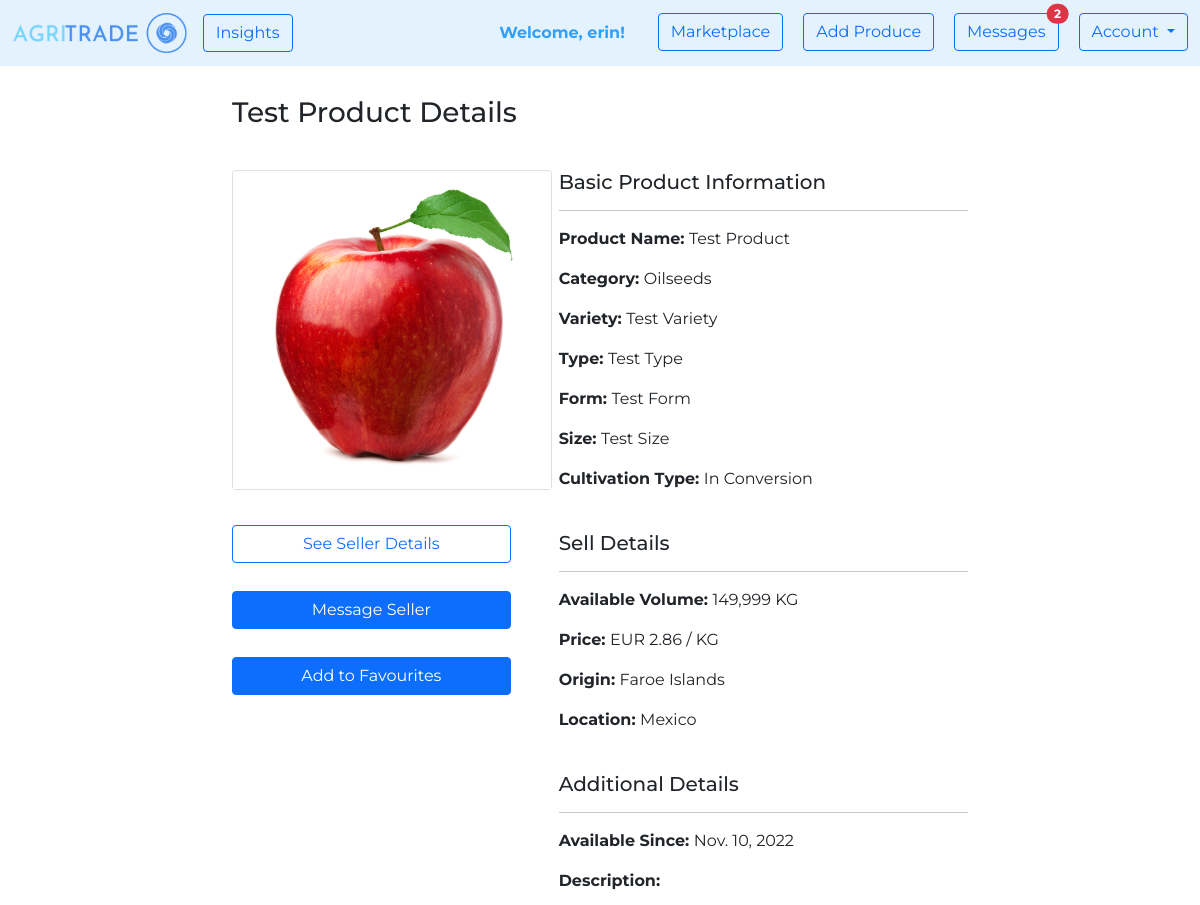
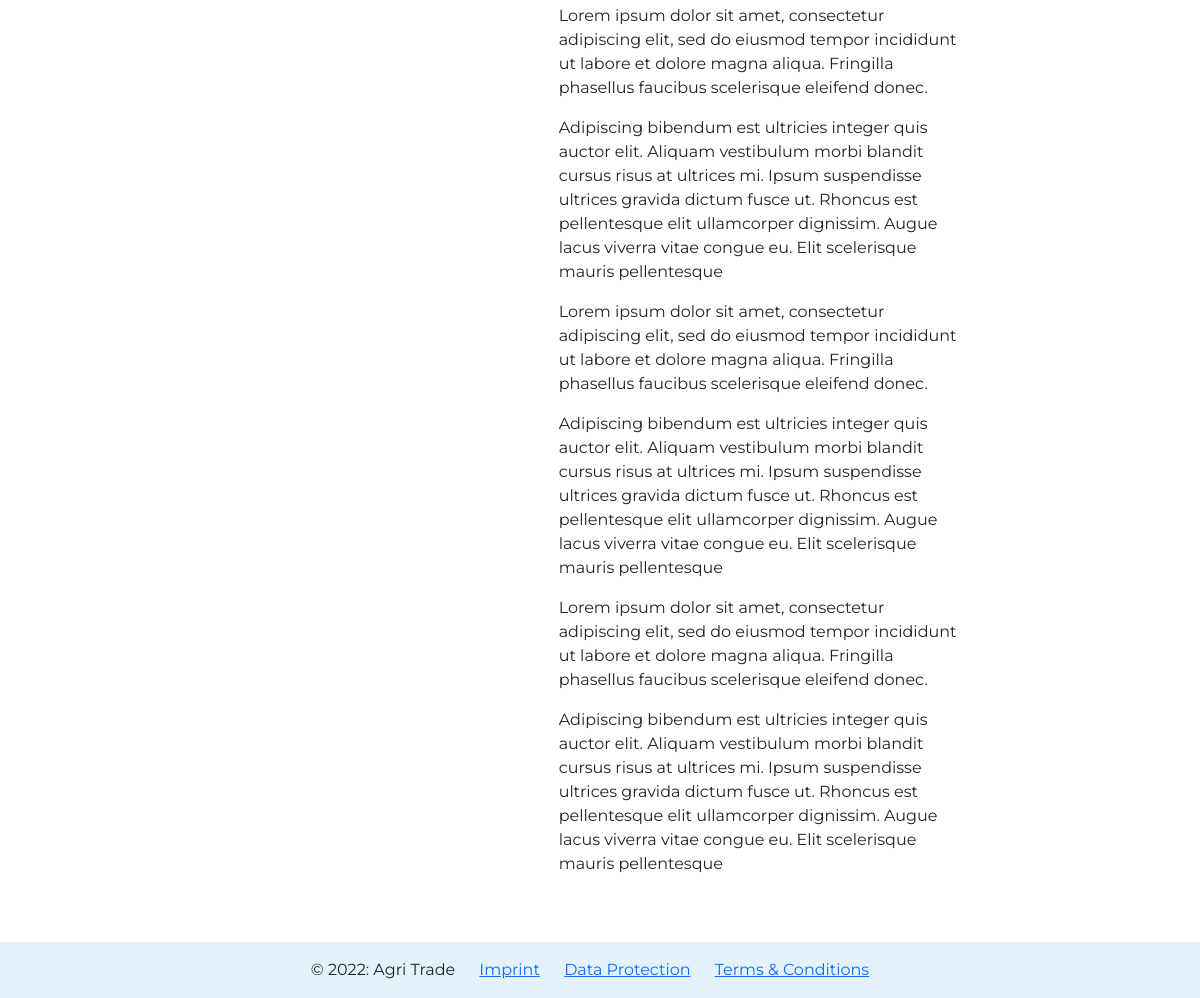
The app's page /marketplace/product-details/26 (signed in) with its own data (2 pictures, top to bottom).
### agri_trade/marketplace/models.py (models this page shows, shortened)
class Product(models.Model):
    PRODUCT_CATEGORY = [
        ('Cereals', 'Cereals'),
        ('Pulses', 'Pulses'),
        ('Nuts', 'Nuts'),
        ('Oilseeds', 'Oilseeds'),
        ('Sugar and starch', 'Sugar and starch'),
        ('Fiber Crops', 'Fiber Crops'),
        ('Beverages', 'Beverages'),
        ('Narcotics', 'Narcotics'),
        ('Spices', 'Spices'),
        ('Forages', 'Forages'),
        ('Vegetables', 'Vegetables'),
        ('Fruits', 'Fruits'),
    ]
    PRODUCT_TYPE_MAX_LEN = max([len(product_type[1]) for product_type in PRODUCT_CATEGORY])
    CULTIVATION_TYPES = [
        ('Organic', 'Organic'),
        ('Conventional', 'Conventional'),
        ('In Conversion', 'In Conversion'),
    ]
    CULTIVATION_TYPE_MAX_LEN = max([len(cultivation_type[1]) for cultivation_type in CULTIVATION_TYPES])
    NAME_MAX_LEN = 20
    VARIETY_MAX_LEN = 25
    TYPE_MAX_LEN = 25
    FORM_MAX_LEN = 25
    SIZE_MAX_LEN = 25
    AVAILABLE_VOLUME_MIN_VALUE = 0
    AVAILABLE_VOLUME_MAX_VALUE = 1000000
    PRICE_MIN_VALUE = 0
    DESCRIPTION_MAX_LEN = 1500
    owner = models.ForeignKey(
        UserModel,
        on_delete=CASCADE)
    name = models.CharField(
        max_length=NAME_MAX_LEN,
    )
    category = models.CharField(
        max_length=PRODUCT_TYPE_MAX_LEN,
        choices=PRODUCT_CATEGORY,
    )
    variety = models.CharField(
        max_length=VARIETY_MAX_LEN,
        blank=True,
        null=True,
    )
    type = models.CharField(
        max_length=TYPE_MAX_LEN,
        blank=True,
        null=True,
    )
    form = models.CharField(
        max_length=FORM_MAX_LEN,
        blank=True,
        null=True,
    )
    size = models.CharField(
        max_length=SIZE_MAX_LEN,
        blank=True,
        null=True,
    )
    cultivation_type = models.CharField(
        max_length=CULTIVATION_TYPE_MAX_LEN,
        choices=CULTIVATION_TYPES,
    )
    available_volume = models.IntegerField(
        validators=[
            MinValueValidator(AVAILABLE_VOLUME_MIN_VALUE),
            MaxValueValidator(AVAILABLE_VOLUME_MAX_VALUE),
        ]
    )
    price = models.FloatField(
        validators=[
            MinValueValidator(PRICE_MIN_VALUE),
        ]
    )
    description = models.TextField(
        max_length=DESCRIPTION_MAX_LEN,
        blank=True,
        null=True,
    )
    origin = CountryField(
    )
    location = CountryField(
    )
    image = models.ImageField(
        null=True,
        blank=True,
        upload_to='produces',
        validators=(
            file_size,
        )
    )
    created_on = models.DateTimeField(
        auto_now_add=True
    )
    edited_on = models.DateTimeField(
        auto_now=True
    )

### agri_trade/marketplace/views.py (the view)
# urls.py: path('product-details/<int:pk>', views.product_details, name='product details'),
@login_required
def product_details(request, pk):
    product = get_object_or_404(Product, pk=pk)
    user_company = get_object_or_404(Company, pk=request.user.id)
    is_in_favourites = False
    if user_company.favourites.filter(id=product.id).exists():
        is_in_favourites = True
    context = {
        'product': product,
        'is_in_favourites': is_in_favourites,
    }
    return render(request, 'marketplace/product_details.html', context)

### agri_trade/accounts/models.py (called while the page is built)
    def __str__(self):
        return self.name

### agri_trade/marketplace/templates/marketplace/product_details.html (shortened to what this page needs)
{% extends 'web/base.html' %}
{% load static %}
{% load humanize %}
{% block content %}
    <div class="container" style="margin-top: 30px; margin-bottom: 50px">
        <div class="row justify-content-md-center">
            <div class="col-md-8">
                <h3>{{ product.name }} Details</h3>
                <div class="row gx-5" style="margin-top: 10px">
                    <div class="col-md-5">
                        <div class="card" style="width: 20rem; margin-top: 30px">
                            {% if product.image %}
                                <img src="{{ product.image.url }}" class="card-img-top" alt="{{ product.name }}">
                            {% else %}
                                <img src="{% static 'img/no_photo.jpg' %}" class="card-img-top"
                                     alt="{{ product.name }}">
                            {% endif %}
                        </div>
                        <div class="d-grid gap-2" style="margin-top: 15px">
                            {% if request.user.is_authenticated and request.user != product.owner %}
                                <button type="button" class="btn btn-outline-primary" style="margin-top: 20px"
                                        data-bs-toggle="collapse" data-bs-target="#contactSeller">See Seller Details
                                </button>
                                <a class="btn btn-primary" style="margin-top: 20px"
                                   href="{% url 'user_messages:send message' product.id %}"
                                   role="button">Message Seller</a>
                                    <form class="d-grid gap-2" method="POST" action="{% url 'marketplace:add to favourites' product.id %}">
                                        {% if is_in_favourites %}
                                            <a class="btn btn-danger" style="margin-top: 20px"
                                               href="{% url 'marketplace:add to favourites' product.id %}"
                                               role="button">Remove from Favourites</a>
                                        {% else %}
                                            <a class="btn btn-primary" style="margin-top: 20px"
                                               href="{% url 'marketplace:add to favourites' product.id %}"
                                               role="button">Add to Favourites</a>
                                        {% endif %}
                                    </form>
                            {% endif %}
                        </div>
                    </div>
                    <div class="col">
                        <div style="margin-top: 30px">
                            <h5 style="margin-bottom: 15px">Basic Product Information</h5>
                            <hr>
                            <p><b>Product Name: </b>{{ product.name }}</p>
                            <p><b>Category: </b>{{ product.category }}</p>
                            <p><b>Variety: </b>{% if product.variety %}{{ product.variety }}{% endif %}</p>
                            <p><b>Type: </b>{% if product.type %}{{ product.type }}{% endif %}</p>
                            <p><b>Form: </b>{% if product.form %}{{ product.form }}{% endif %}</p>
                            <p><b>Size: </b>{% if product.size %}{{ product.size }}{% endif %}</p>
                            <p><b>Cultivation Type: </b>{{ product.cultivation_type }}</p>
                            <h5 style="margin-top: 40px; margin-bottom: 15px">Sell Details</h5>
                            <hr>
                            <p><b>Available Volume: </b>{{ product.available_volume|intcomma }} KG</p>
                            <p><b>Price: </b>EUR {{ product.price|floatformat:2 }} / KG</p>
                            <p><b>Origin: </b>{{ product.origin.name }}</p>
                            <p><b>Location: </b>{{ product.location.name }}</p>
                            <h5 style="margin-top: 40px; margin-bottom: 15px">Additional Details</h5>
                            <hr>
                            <p><b>Available Since: </b>{{ product.created_on|date }}</p>
                            <p><b>Description: </b>
                                {% if product.description %}
                                    {{ product.description|linebreaks }}
                                {% endif %}</p>
                        </div>
                    </div>
                </div>
            </div>
        </div>
    </div>
{% endblock %}

### agri_trade/web/templates/web/navigation.html (shortened to what this page needs)
{% load static %}
<nav class="navbar navbar-expand-lg navbar-light" style="background-color: #e3f2fd;">
    <div class="container-fluid">
        <a class="navbar-brand" href="{% url 'web:homepage' %}">
            <img src="{% static 'img/logo.png' %}" alt="logo" style="height: 40px">
        </a>
        <ul class="navbar-nav">
            <li class="nav-item">
                <a class="btn btn-outline-primary" href="{% url 'posts:show posts' %}">Insights</a>
            </li>
        </ul>
        <div class="collapse navbar-collapse" id="navbarNavDropdown">
            <ul class="navbar-nav ms-auto">
                {% if request.user.is_authenticated %}
                    <li class="nav-item" style="margin-right: 25px">
                        <b><a class="nav-link disabled" href="#"
                              style="color: #2fa1fd">Welcome, {{ request.user.username }}!</a></b>
                    </li>
                    <li class="nav-item" style="padding-right: 20px">
                        <a class="btn btn-outline-primary" href="{% url 'marketplace:marketplace' %}">Marketplace</a>
                    </li>
                    <li class="nav-item" style="padding-right: 20px">
                        <a class="btn btn-outline-primary" href="{% url 'marketplace:add product' %}">Add Produce</a>
                    </li>
                    <li class="nav-item" style="padding-right: 20px">
                        <button type="button" class="btn btn-outline-primary position-relative"
                                onclick="location.href = '{% url 'user_messages:messages' %}';">
                            Messages
                            {% if request.unread_messages_count > 0 %}
                                <span class="position-absolute top-0 start-100 translate-middle badge rounded-pill bg-danger">
                                {{ request.unread_messages_count }}
                            </span>
                            {% endif %}
                        </button>
                    </li>
                    <div class="dropdown">
                        <button class="btn btn-outline-primary dropdown-toggle" type="button" id="dropdownMenuButton1"
                                data-bs-toggle="dropdown" aria-expanded="false">
                            Account
                        </button>
                    </div>
                {% endif %}
            </ul>
        </div>
    </div>
</nav>

### static/css/style.css (style rules this page uses)
body { font-family: 'Montserrat', sans-serif !important; }

### records on screen
Product: name "Test Product", image (picture), category "Oilseeds", variety "Test Variety", type "Test Type", form "Test Form", size "Test Size", cultivation_type "In Conversion", available_volume "149,999", price "2.86", origin.name "Faroe Islands", location.name "Mexico", created_on "Nov. 10, 2022", description "Lorem ipsum dolor sit amet, consectetur adipiscing elit, sed do eiusmod tempor incididunt ut labore et dolore magna aliqua. Fringilla phasellus faucibus scelerisque eleifend donec. Adipiscing bibendum est ultricies integer quis auctor elit. Aliquam vestibulum morbi blandit cursus risus at ultrices mi. Ipsum suspendisse ultrices gravida dictum fusce ut. Rhoncus est pellentesque elit ullamcorper dignissim. Augue lacus viverra vitae congue eu. Elit scelerisque mauris pellentesque Lorem ipsum dolor sit amet, consectetur adipiscing elit, sed do eiusmod tempor incididunt ut labore et dolore magna aliqua. Fringilla phasellus faucibus scelerisque eleifend donec. Adipiscing bibendum est ultricies…"

### other values on screen
{{ request.user.username }} "erin"
{{ request.unread_messages_count }} "2"
